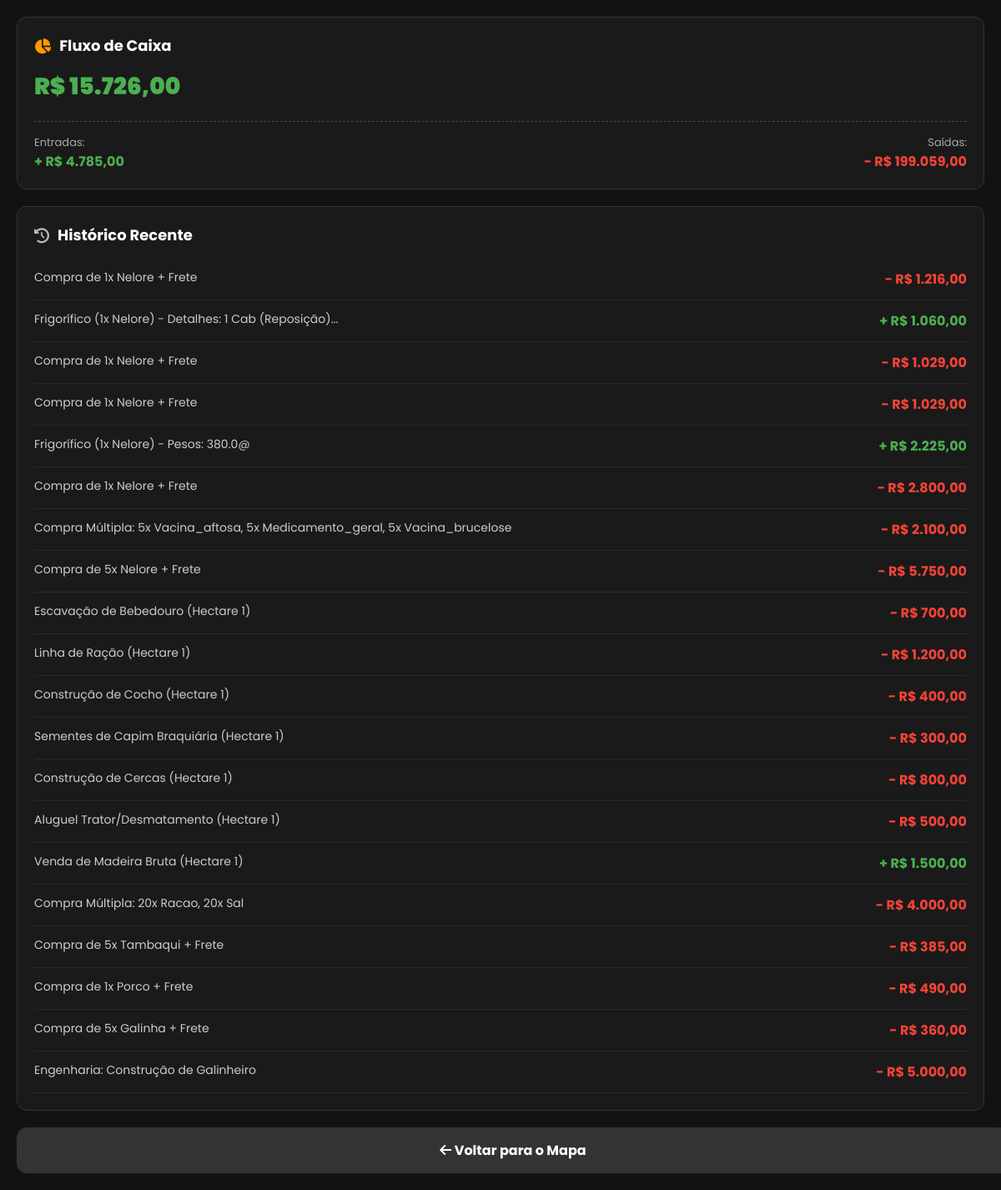
/financeiro (signed in), run on an earlier commit of the app's database.
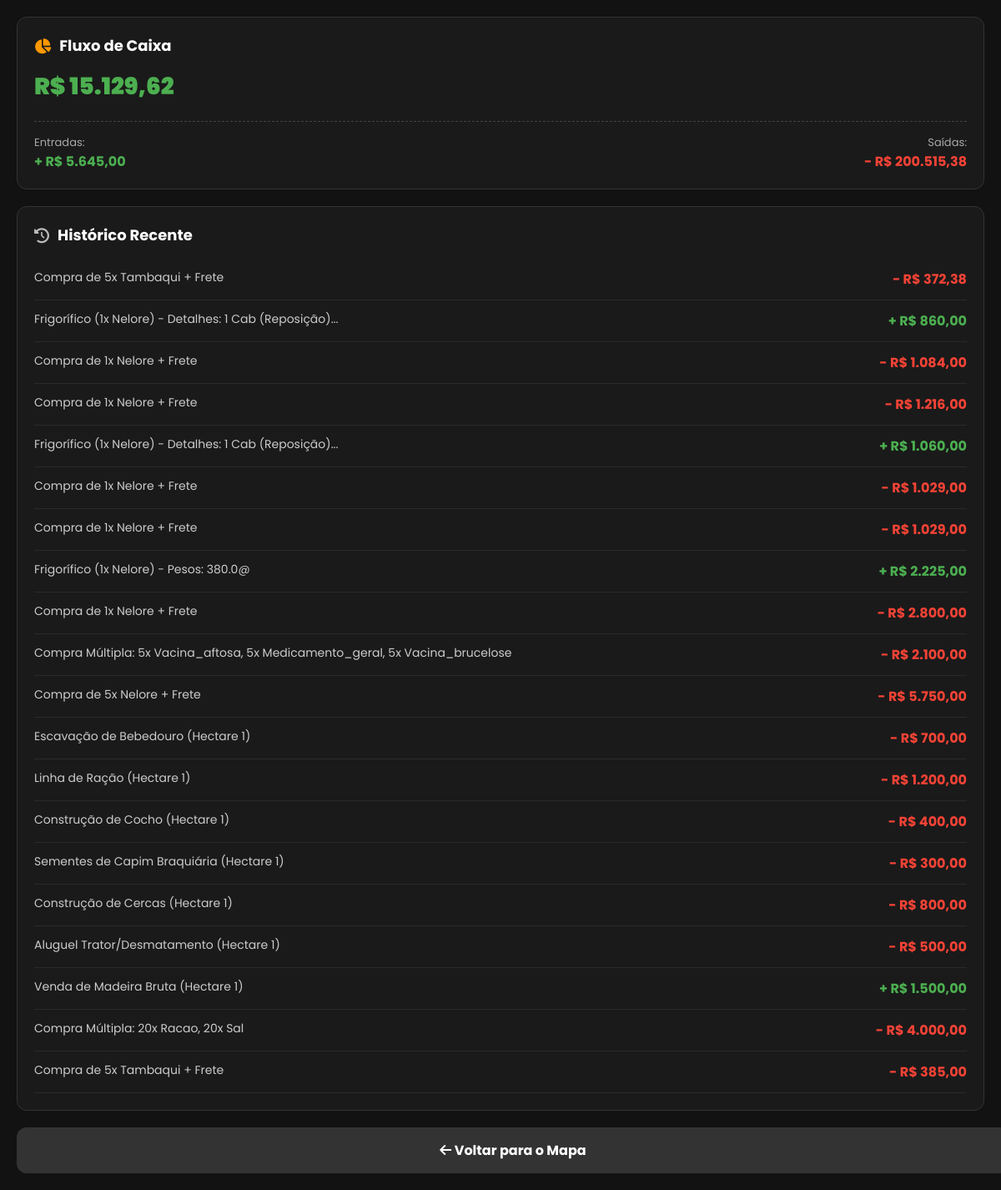
And on a later commit of the database.
### database.py (models this page shows, shortened)
class Jogador(db.Model):
    __tablename__ = 'jogadores'
    id = db.Column(db.Integer, primary_key=True)
    username = db.Column(db.String(50), unique=True, nullable=False)
    email = db.Column(db.String(120), nullable=True)
    senha_hash = db.Column(db.String(128), nullable=False)
    saldo = db.Column(db.Float, default=1000.0)
    nivel = db.Column(db.Integer, default=1)
    xp = db.Column(db.Integer, default=0)
    energia_atual = db.Column(db.Integer, default=100)
    hab_agricultura = db.Column(db.Integer, default=1)
    hab_pecuaria = db.Column(db.Integer, default=1)
    reputacao = db.Column(db.Integer, default=50)
    hora = db.Column(db.Integer, default=6)
    dia = db.Column(db.Integer, default=1)
    mes = db.Column(db.Integer, default=1)
    ano = db.Column(db.Integer, default=2026)
    is_admin = db.Column(db.Boolean, default=False)
    ultima_acao = db.Column(db.DateTime, default=datetime.utcnow)
    propriedades = db.relationship('Propriedade', backref='dono', lazy=True)
    emprestimos = db.relationship('Emprestimo', backref='devedor', lazy=True)
    contratos = db.relationship('Contrato', backref='contratado', lazy=True)

class Transacao(db.Model):
    __tablename__ = 'transacoes'
    id = db.Column(db.Integer, primary_key=True)
    jogador_id = db.Column(db.Integer, db.ForeignKey('jogadores.id'), nullable=False)
    tipo = db.Column(db.String(10), nullable=False)
    valor = db.Column(db.Float, nullable=False)
    descricao = db.Column(db.String(255), nullable=False)
    data = db.Column(db.DateTime, default=datetime.utcnow)
    jogador = db.relationship('Jogador', backref=db.backref('transacoes', lazy=True))

### logica/economia.py (the view)
@economia_bp.route('/financeiro')
def financeiro():
    if 'usuario' not in session:
        return redirect(url_for('login'))
    usuario = Jogador.query.filter_by(username=session['usuario']).first()
    if not usuario:
        return redirect(url_for('login'))
    historico = Transacao.query.filter_by(jogador_id=usuario.id).order_by(Transacao.data.desc()).limit(20).all()
    todas_transacoes = Transacao.query.filter_by(jogador_id=usuario.id).all()
    entradas = sum(t.valor for t in todas_transacoes if t.tipo == 'entrada')
    saidas = sum(t.valor for t in todas_transacoes if t.tipo == 'saida')
    return render_template(
        'financeiro.html',
        user=usuario,
        entradas=entradas,
        saidas=saidas,
        saldo=usuario.saldo,
        historico=historico
    )

### templates/financeiro.html (shortened to what this page needs)
<!DOCTYPE html>
<html lang="pt-BR">
<head>
    <link rel="stylesheet" href="https://cdnjs.cloudflare.com/ajax/libs/font-awesome/6.4.0/css/all.min.css">
</head>
<body>
    <div class="card">
        <div class="card-header"><i class="fas fa-chart-pie" style="color: #ff9800;"></i> Fluxo de Caixa</div>
        <div class="saldo-total">R$ {{ "{:,.2f}".format(saldo).replace(',','v').replace('.',',').replace('v','.') }}</div>
        <div class="fluxo-container">
            <div>
                <div style="color: #aaa; font-size: 13px;">Entradas:</div>
                <div class="entrada-texto">+ R$ {{ "{:,.2f}".format(entradas).replace(',','v').replace('.',',').replace('v','.') }}</div>
            </div>
            <div style="text-align: right;">
                <div style="color: #aaa; font-size: 13px;">Saídas:</div>
                <div class="saida-texto">- R$ {{ "{:,.2f}".format(saidas).replace(',','v').replace('.',',').replace('v','.') }}</div>
            </div>
        </div>
    </div>
    <div class="card">
        <div class="card-header"><i class="fas fa-history" style="color: #bbb;"></i> Histórico Recente</div>
        {% if not historico %}
            <p style="color: #777; font-style: italic; text-align: center; margin: 20px 0;">Nenhuma transação registrada ainda.</p>
        {% else %}
            {% for t in historico %}
                <div class="transacao-item">
                    <span style="color: #ccc;">{{ t.descricao }}</span>
                    {% if t.tipo == 'entrada' %}
                        <b class="entrada-texto">+ R$ {{ "{:,.2f}".format(t.valor).replace(',','v').replace('.',',').replace('v','.') }}</b>
                    {% else %}
                        <b class="saida-texto">- R$ {{ "{:,.2f}".format(t.valor).replace(',','v').replace('.',',').replace('v','.') }}</b>
                    {% endif %}
                </div>
            {% endfor %}
        {% endif %}
    </div>
    <a href="/mapa" class="btn-voltar"><i class="fas fa-arrow-left"></i> Voltar para o Mapa</a>
</body>
</html>

### templates/financeiro.html (style rules this page uses)
body { font-family: 'Poppins', sans-serif; background-color: #121212; color: #fff; margin: 0; padding: 20px; }
.card { background: #1a1a1a; border-radius: 12px; padding: 20px; border: 1px solid #333; margin-bottom: 20px; }
.card-header { font-size: 18px; font-weight: bold; margin-bottom: 15px; display: flex; align-items: center; gap: 10px; }
.saldo-total { font-size: 28px; font-weight: 900; color: #4caf50; margin-bottom: 20px; }
.fluxo-container { display: flex; justify-content: space-between; border-top: 1px dashed #444; padding-top: 15px; }
.entrada-texto { color: #4caf50; font-weight: bold; font-size: 16px; }
.saida-texto { color: #f44336; font-weight: bold; font-size: 16px; }
.transacao-item { display: flex; justify-content: space-between; padding: 12px 0; border-bottom: 1px solid #2a2a2a; font-size: 14px; }
.btn-voltar { display: block; width: 100%; padding: 15px; background: #333; color: #fff; text-align: center; text-decoration: none; border-radius: 12px; font-weight: bold; margin-top: 10px; }

What changed in the data, as far as the page shows it:
no longer on this page (row unchanged): Transacao: descricao "Compra de 1x Porco + Frete", valor "490,00"
no longer on this page (row unchanged): Transacao: descricao "Compra de 5x Galinha + Frete", valor "360,00"
no longer on this page (row unchanged): Transacao: descricao "Engenharia: Construção de Galinheiro", valor "5.000,00"
changed Jogador: saldo "15.726,00" → "15.129,62"
added Transacao: descricao "Compra de 5x Tambaqui + Frete", valor "372,38"
added Transacao: descricao "Frigorífico (1x Nelore) - Detalhes: 1 Cab (Reposição)...", valor "860,00"
added Transacao: descricao "Compra de 1x Nelore + Frete", valor "1.084,00"
Also different on the page:
text no longer shown: "4.785,00 199.059,00"
text now shown: "5.645,00 200.515,38"
